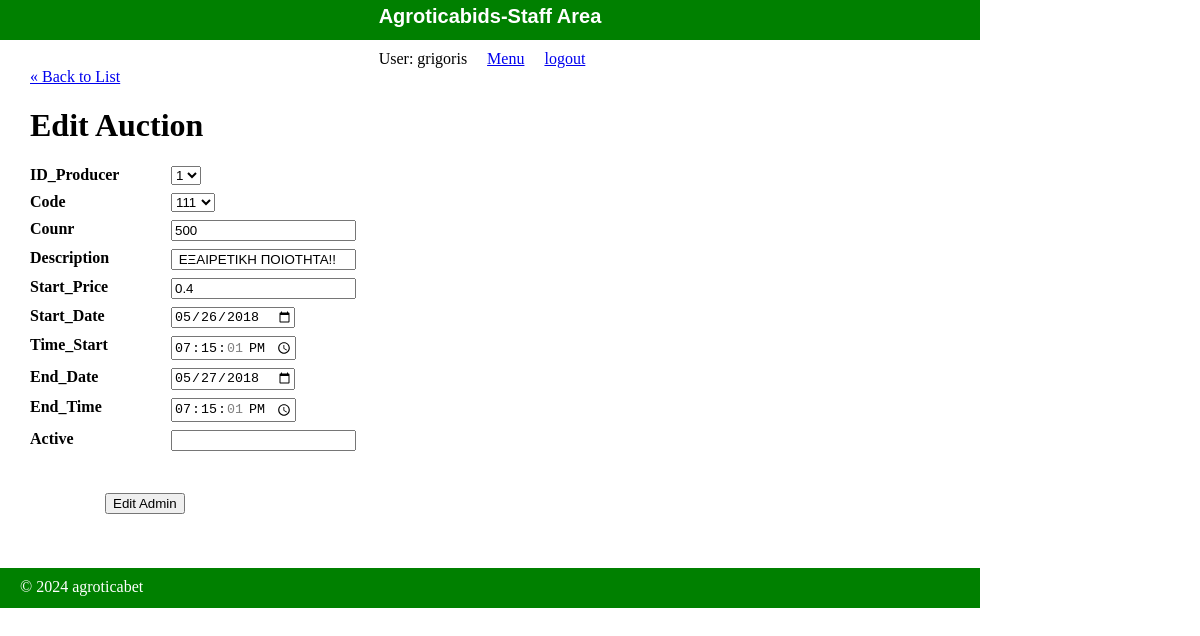
/public/staff/auctions/edit.php?id=1 (signed in), run on the app's committed database.
### tables this page shows
CREATE TABLE `auctions` (
  `id` int(11) NOT NULL,
  `id_pro` int(11) NOT NULL,
  `code` int(11) NOT NULL,
  `count` int(11) NOT NULL,
  `description` text NOT NULL,
  `start_price` float DEFAULT NULL,
  `date_start` date DEFAULT NULL,
  `time_start` time DEFAULT NULL,
  `date_end` date DEFAULT NULL,
  `time_end` time DEFAULT NULL,
  `active` tinyint(1) DEFAULT NULL
);

### private/functions.php (called while the page is built, shortened)
<?php
function url_for($script_path) {
  return WWW_ROOT . $script_path;
}
function u($string="") {
  return urlencode($string);
}
function h($string="") {
  return htmlspecialchars($string);
}
?>

### private/query_functions.php (called while the page is built, shortened)
<?php
  function find_all_producers() {
    global $db;
    $sql = "SELECT * FROM producers ";
    $sql .= "ORDER BY id ASC";
    $result = mysqli_query($db, $sql);
    return $result;
  }
    function find_auction_by_id($id) {
      global $db;
      $sql = "SELECT * FROM auctions ";
      $sql .= "WHERE id='" . db_escape($db, $id) . "'";
      $result = mysqli_query($db, $sql);
      $auction = mysqli_fetch_assoc($result);
      return $auction;
    }
    function find_all_products() {
      global $db;
      $sql = "SELECT * FROM products ";
      $sql .= "ORDER BY code ASC";
      $result = mysqli_query($db, $sql);
      return $result;
    }
  ?>

### private/database.php (called while the page is built, shortened)
<?php
  function db_escape($connection, $string) {
    return mysqli_real_escape_string($connection, $string);
  }
?>

### public/staff/auctions/edit.php (the view, shortened to what this page needs)
<?php
require_once('../../../private/initialize.php');
$id = $_GET['id'];
$producers_set = find_all_producers();
$products_set = find_all_products();
if(is_post_request()) {
  $auction = [];
  $auction['id'] = $id;
  $auction['id_pro'] = $_POST['id_pro'] ?? '';
  $auction['code'] = $_POST['code'] ?? '';
  $auction['count'] = $_POST['count'] ?? '';
  $auction['description'] = $_POST['description'] ?? '';
  $auction['start_price'] = $_POST['start_price'] ?? '';
  $auction['date_start'] = $_POST['date_start'] ?? '';
  $auction['time_start'] = $_POST['time_start'] ?? '';
  $auction['date_end'] = $_POST['date_end'] ?? '';
  $auction['time_end'] = $_POST['time_end'] ?? '';
  $auction['active'] = $_POST['active'] ?? '';
  $result = update_auction($auction);
  if($result === true) {
    $_SESSION['message'] = 'Auction updated.';
  } else {
    $errors = $result;
  }
} else {
  $auction = find_auction_by_id($id);
}
?>
<?php include(SHARED_PATH . '/staff_header.php'); ?>
<div id="content">
  <a class="back-link" href="<?php echo url_for('/staff/auctions/index.php'); ?>">&laquo; Back to List</a>
  <div class="auction edit">
    <h1>Edit Auction</h1>
    <form action="<?php echo url_for('/staff/auctions/edit.php?id=' . h(u($id))); ?>" method="post">
      <dl>
        <dt>ID_Producer</dt>
        <dd><select name="id_pro">
          <?php
            while ($producer_set = mysqli_fetch_assoc($producers_set)){
              $id_pro =$producer_set["id"];
              echo "<option>
                    $id_pro
                    </option>";
            }
          ?>
          </select>
        </dd>
      </dl>
      <dl>
        <dt>Code</dt>
        <dd><select name="code">
          <?php
            while ($product_set = mysqli_fetch_assoc($products_set)){
              $code=$product_set["code"];
              echo "<option>
                    $code
                    </option>";
            }
          ?>
          </select>
        </dd>
      </dl>
      <dl>
        <dt>Counr</dt>
        <dd><input type="text" name="count" value="<?php echo h($auction['count']); ?>" /></dd>
      </dl>
      <dl>
        <dt>Description</dt>
        <dd><input type="text" name="description" value="<?php echo h($auction['description']); ?>" /></dd>
      </dl>
      <dl>
        <dt>Start_Price</dt>
        <dd><input type="text" name="start_price" value="<?php echo h($auction['start_price']); ?>" /><br /></dd>
      </dl>
      <dl>
        <dt>Start_Date</dt>
        <dd><input name="date_start" type="date" value="<?php echo h($auction['date_start']); ?>"></dd>
      </dl>
      <dl>
        <dt>Time_Start</dt>
        <dd><input type="time" name="time_start" value="<?php echo h($auction['time_start']); ?>" /></dd>
      </dl>
      <dl>
        <dt>End_Date</dt>
        <dd><input name="date_end" type="date" value="<?php echo h($auction['date_end']); ?>"></dd>
      </dl>
      <dl>
        <dt>End_Time</dt>
        <dd><input type="time" name="time_end" value="<?php echo h($auction['time_end']); ?>" /></dd>
      </dl>
      <dl>
        <dt>Active</dt>
        <dd><input type="boolean" name="active" value="<?php echo h($auction['active']); ?>" /></dd>
      </dl>
      <br />
      <div id="operations">
        <input type="submit" value="Edit Admin" />
      </div>
    </form>
  </div>
</div>
<?php include(SHARED_PATH . '/staff_footer.php'); ?>

### public/stylesheets/staff.css (style rules this page uses)
html { height: 100%; width: 100%; }
body { height: 980px; width: 100%; margin: 0; padding: 0; }
#content { width: 920px; min-height: 500px; padding: 0 30px; }
dl { clear: both; overflow: hidden; margin: 0.5em 0; }
dt { float: left; font-weight: bold; width: 125px; }
dd { float: left; margin-left: 1em; }
#operations { clear: both; margin: 1em 0 1em 75px; }

### data on the page
auctions: count "500", description "ΕΞΑΙΡΕΤΙΚΗ ΠΟΙΟΤΗΤΑ!!", start_price "0.4", date_start "05/26/2018", time_start "19:15:01", date_end "05/27/2018", time_end "19:15:01"

### other printed values
$_SESSION['username'] "grigoris"
form field id_pro "1"
form field code "111"
